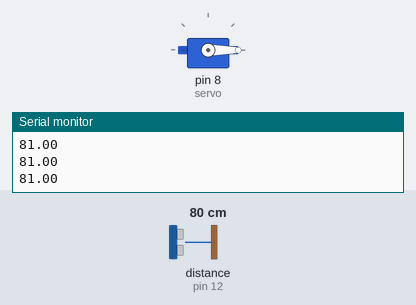
The sketch below on a simulated Arduino Uno, built with avr-gcc and run on an emulated ATmega328P. Parts: servo, the last lines printed to the serial monitor. The inputs (shaded band) are chosen by the test bench; at power-on: distance to the obstacle (sensor on pin 12) 80 cm. The echo pulse lasts 58.3 µs per cm.

Above: at 1.2 s.
1.3 s: distance to the obstacle (sensor on pin 12) set to 6 cm
2.8 s: distance to the obstacle (sensor on pin 12) set to 3 cm
At 4.0 s:
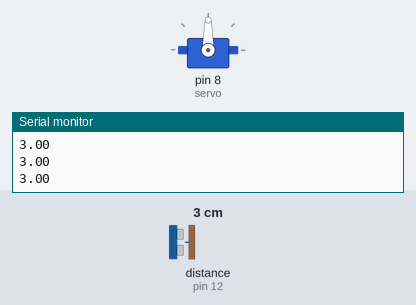
4.4 s: distance to the obstacle (sensor on pin 12) set to 9 cm
At 5.5 s:
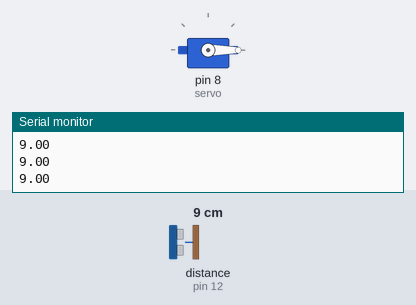
6.1 s: distance to the obstacle (sensor on pin 12) set to 2 cm
At 7.1 s:
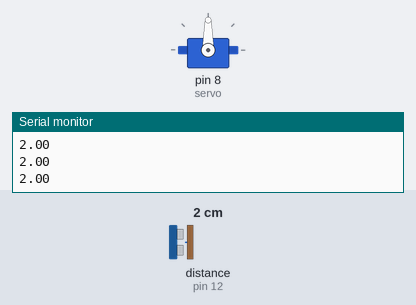
Timing chart, 0 to 8.8 s (numbered marks = the images above; inputs shaded):
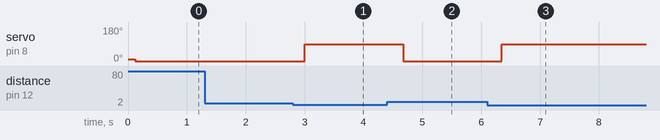

Measured:
- the behaviour switches between 5 and 4 cm on distance to the obstacle (sensor on pin 12) (found by bisection; images 0 and 1)
- after the input at 2.8 s, servo on pin 8 (servo): 0° → 90° after 0.20 s
- after the input at 4.4 s, servo on pin 8 (servo): 90° → 0° after 0.27 s
- after the input at 6.1 s, servo on pin 8 (servo): 0° → 90° after 0.25 s

The sketch:

otomatic_door.ino
```cpp
#include <Servo.h>
#include <NewPing.h>


#define TRIGGER_PIN 13
#define ECHO_PIN 12

#define MAX_DISTANCE 400

NewPing sonar(TRIGGER_PIN, ECHO_PIN, MAX_DISTANCE);
float duration, distance;

Servo servo;
int angle = 10;

void setup() {
  // put your setup code here, to run once:
  servo.attach(8);
  servo.write(angle);
  Serial.begin(9600);
}

void loop() {
  // put your main code here, to run repeatedly:
  int iterations = 5;
  distance = sonar.convert_cm(sonar.ping_median(iterations));
  Serial.println(distance);
  if (distance > 0 && distance < 5.00) {
    servo.write(90);
  } else if(distance > 5.00) {
    servo.write(0);
  }
  delay(50);
}
```
